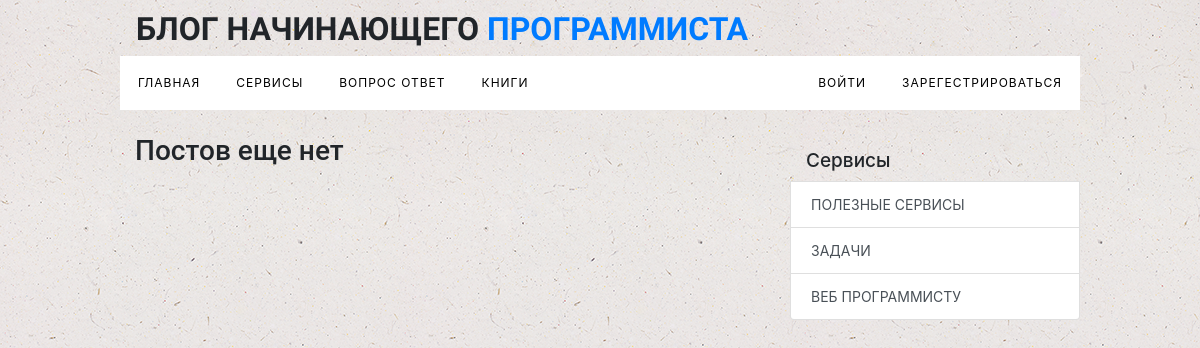
Page /services/service/zadachi/ on the earlier database version.
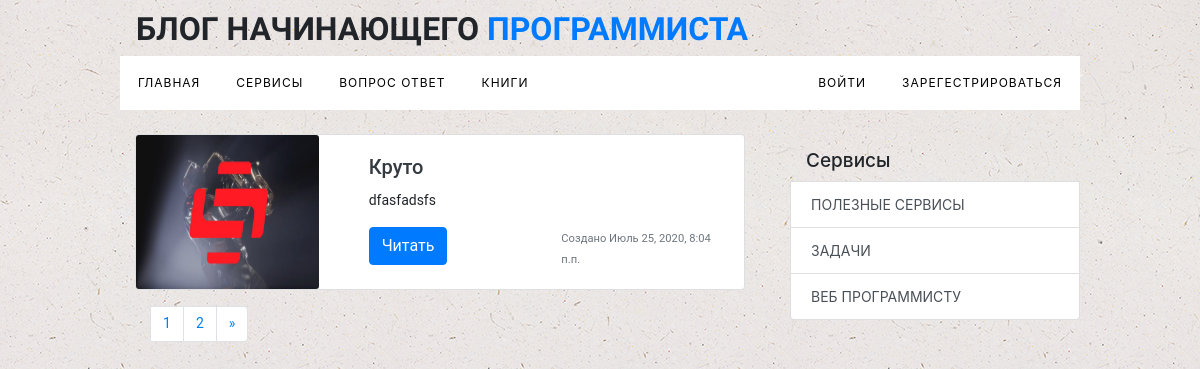
Same page on the later database version.
### services/models.py (models this page shows, shortened)
class ServiceModel(models.Model):
    title = models.CharField(max_length = 50)
    slug = models.SlugField(blank = True)
    def __str__(self):
        return self.title
    class Meta:
        ordering = ('-title',)
        verbose_name = 'Сервис'
        verbose_name_plural = 'Сервисы'
    def get_absolute_url(self):
        return reverse('service:services',  args = [self.slug])

class ServicePost(models.Model):
    STATUS_CHOICE = (
            ('draft',"Draft"),
            ('publish',"Publish")
            )
    author = models.ForeignKey(User,on_delete = models.CASCADE,related_name = 'service_post')
    service= models.ForeignKey(ServiceModel,on_delete = models.CASCADE)
    title = models.CharField(max_length=250)
    slug = models.SlugField(max_length = 250,unique = True)
    body = models.TextField()
    publish = models.DateTimeField(default = timezone.now)
    create = models.DateTimeField(auto_now_add = True)
    update = models.DateTimeField(auto_now = True)
    status = models.CharField(max_length = 10,choices = STATUS_CHOICE,default = 'draft')
    image = models.ImageField()
    meta_description = models.CharField(max_length = 255,verbose_name='Мета дескриптион')
    meta_keywords = models.CharField(max_length = 255,verbose_name = 'Мета ключевые слова')
    service_like= models.ManyToManyField(settings.AUTH_USER_MODEL,related_name='service_like',blank=True)
    class Meta:
        ordering = ('-publish',)
        verbose_name = 'Статья сервиса'
        verbose_name_plural = 'Статьи сервиса'
    def get_absolute_url(self):
        return reverse('service:service_post',  args = [self.service.slug,self.slug])

### services/views.py (the view)
# urls.py: path('services/',include('services.urls',namespace = 'service')),
def services(request,slug):
    services = ServiceModel.objects.all()
    service= ServiceModel.objects.get(slug = slug)
    articles = ServicePost.objects.all().filter(service=service,status = 'publish')
    draft_articles = ServicePost.objects.all().filter(status ='draft' )
    paginator = Paginator(articles,1)
    page = request.GET.get('page')
    try:
        posts = paginator.page(page)
    except PageNotAnInteger:
        posts = paginator.page(1)
    except EmptyPage:
        posts = paginator.page(paginator.num_pages)
    return render(request,'services/services_list.html',{'posts':posts,'all_service':services,'page':page,'draft_articles':draft_articles,'service':service})

### context_processors/main_menu.py (called while the page is built)
def main(request):
    services =  ServiceModel.objects.all()
    if request.user.is_authenticated:
        user_question =request.user.questions.all()
        return {'services':services,'user_question':user_question}
    return {'services':services}

### services/templates/services/services_list.html (shortened to what this page needs)
{% extends 'blog/base.html'%}
{% block content %}
<div class="row">
			<div class="col-lg-8 main-content">
            <div class='container-fluid'>
            <ul>
                    {% if posts %}
                    {% for post in posts%}
                <li class='main-item mb-3 '>
						<div class="card mb-3">
                         <div class="row">
                           <div class="col-md-4">
                               <img src="{{post.image.url}}" style='height: 100%' class="card-img" alt="...">
                           </div>
                           <div class="col-md-8">
                             <div class="card-body">
                                 <a href="{{post.get_absolute_url}}" class='text-dark item-url'><h5 class="card-title mb-0">{{post.title}}</h5></a>
                                 <p class="card-text">{{post.body|truncatechars:60}}</p>
                               <div class="row">
                               	<div class="col-lg-6">
                                    <a class='btn btn-primary' href="{{post.get_absolute_url}}" style='text-decoration: none;color:#fff;'>Читать</a>
                               	</div>
                               	<div class="col-lg-6">
                                    <p class="card-text"><small class="text-muted">Создано {{post.publish}}</small></p>
                               	</div>
                               </div>
                             </div>
                           </div>
                         </div>
                       </div>
					</li>
                    {%endfor%}
                </ul>
        {% include 'blog/pagination.html' with page=posts%}
                {% else %}
                <h3>Постов еще нет</h3>
                {% endif %}
            </div>
            </div>
			<div class="col-lg-4  mb-3 main-sidebar">
				<div class="list-group sticky-top mt-3">
					<h1 class = 'sidebar-category pl-3'>Сервисы</h1>
                    {% for s in all_service%}
                    <a href="{{s.get_absolute_url}}" class="list-group-item list-group-item-action">{{s.title}}</a>
                    {% endfor %}
                </div>
			</div>
		</div>
        {% endblock%}

Differences in the rows shown:
added ServicePost: image (picture), title "Круто", body "dfasfadsfs", publish "Июль 25, 2020, 8:04 п.п."
Other differences:
new list line: "1"
new list line: "2"
text no longer shown: "Постов еще нет"
